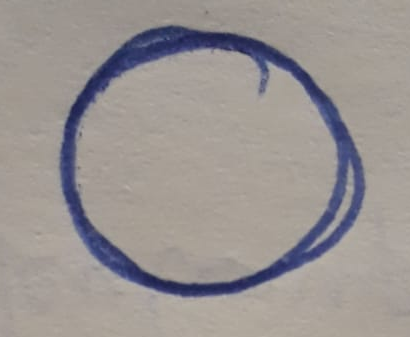
#> input picture data/playing/otest.png, 410 x 337 px, found by its file name
$ jupyter execute PlayingAround.ipynb
#> lines starting #> are read from the running program, lines starting #| are printed output that depends on the picture; after the words box and inside, x2 and y2 are one past the last pixel; in counts of white or black regions, pixels touching at a corner belong together
[cell 1]
import cv2
import numpy as np
import matplotlib.pyplot as plt

[cell 2]
img1 = np.zeros([250, 500, 3])
img1 = cv2.rectangle(img1, (200, 0), (300, 100), (255, 255, 255), -1)
img2 = np.zeros([250, 500, 3])
img2 = cv2.rectangle(img2, (0, 0), (250, 250), (255, 0, 255), -1)

bitAnd = cv2.bitwise_and(img1, img2)
bitOr = cv2.bitwise_or(img1, img2)
bitXor = cv2.bitwise_xor(img1, img2)
bitNot = cv2.bitwise_not(img1)

cv2.imshow("Image 1", img1)
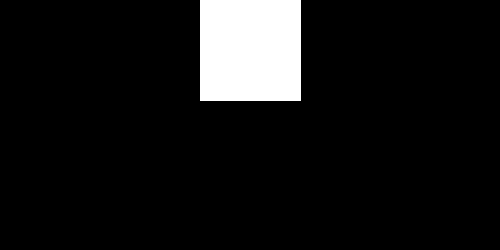
#> window 'Image 1': shape (250, 500, 3); 8.2% white; 1 white region, box (x1, y1, x2, y2) and area: (200, 0, 301, 101) 10201
cv2.imshow("Image 2", img2)
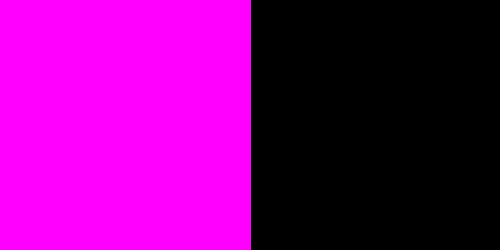
#> window 'Image 2': shape (250, 500, 3); mean B, G, R 128, 0, 128
cv2.imshow("Bitwise And", bitAnd)
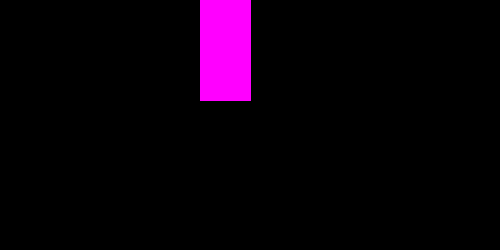
#> window 'Bitwise And': shape (250, 500, 3); mean B, G, R 10.5, 0, 10.5
cv2.imshow("Bitwise Or", bitOr)
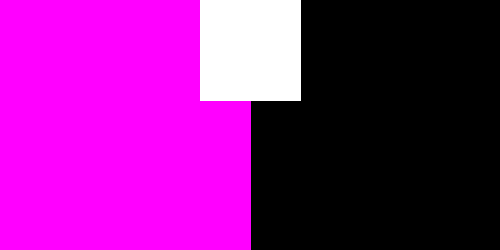
#> window 'Bitwise Or': shape (250, 500, 3); mean B, G, R 138.3, 20.8, 138.3
cv2.imshow("Bitwise Xor", bitXor)
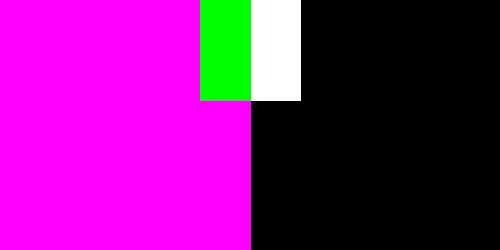
#> window 'Bitwise Xor': shape (250, 500, 3); mean B, G, R 127.8, 20.8, 127.8
cv2.imshow("Bitwise Not", bitNot)

cv2.waitKey(0)
cv2.destroyAllWindows()

[cell 3]
cv2.namedWindow("Window 1")
img1 = np.zeros([250, 500, 3])

def nothing(x):
    pass

cv2.createTrackbar("B", "Window 1", 0, 255, nothing)
cv2.createTrackbar("G", "Window 1", 0, 255, nothing)
cv2.createTrackbar("R", "Window 1", 0, 255, nothing)


while(1):
    cv2.imshow("Window 1", img1)
    if cv2.waitKey(1) == 27:
#> (key Esc is pressed here)
        break

    b = cv2.getTrackbarPos("B", "Window 1")
    g = cv2.getTrackbarPos("G", "Window 1")
    r = cv2.getTrackbarPos("R", "Window 1")

    img1[:] = [b, g, r]

cv2.destroyAllWindows()

[cell 4]
cv2.waitKey(0)
cv2.destroyAllWindows()

[cell 5]
cv2.namedWindow("Window 2")
img = np.zeros([250, 500, 3])

def nothing(x):
    pass

switch = "0 : OFF\n 1 : ON"
cv2.createTrackbar(switch, "Window 2", 0, 1, nothing) # max value must be 1. Its a yes or no condition

while(1):
    cv2.imshow("Window 2", img)
    if cv2.waitKey(1) == 27: # apply changes every 0.001 seconds: waitKey(1)
#> (key Esc is pressed here)
        break

    s = cv2.getTrackbarPos(switch, "Window 2")

    if s == 0:
        cv2.rectangle(img, (10, 10),(60, 60), (255, 0, 0), -1)
    else:
        cv2.rectangle(img, (10, 10),(60, 60), (0, 0, 255), -1)

cv2.destroyAllWindows()

[cell 6]
img = cv2.imread("../data/otest.png", 0)
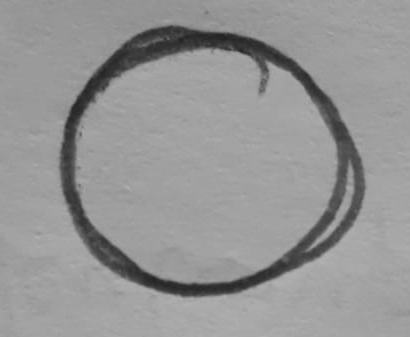
#> img: shape (337, 410); min 35, max 178, mean 149.4
img = cv2.resize(img, (int(img.shape[1]/2), int(img.shape[0]/2)))
#> img: shape (168, 205)

_, thresh = cv2.threshold(img, 140, 255, cv2.THRESH_BINARY)
#> thresh: shape (168, 205); 87.5% white; 4 black regions (3 under 20 px), largest, box (x1, y1, x2, y2) and area: (29, 12, 183, 149) 4284

kernel = np.ones((2,2))
dilated = cv2.dilate(thresh, kernel, iterations=2)
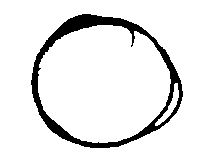
#> dilated: shape (168, 205); 91.2% white; 1 black region, box (x1, y1, x2, y2) and area: (31, 14, 183, 148) 3014
eroded = cv2.erode(thresh, kernel, iterations=2)
#> eroded: shape (168, 205); 83.8% white; 2 black regions, box (x1, y1, x2, y2) and area: (29, 11, 185, 151) 5552, (102, 5, 107, 10) 22
opening = cv2.morphologyEx(thresh, cv2.MORPH_OPEN, kernel)
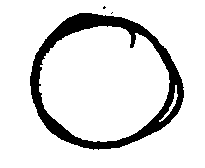
#> opening: shape (168, 205); 87.5% white; 3 black regions (2 under 20 px), largest, box (x1, y1, x2, y2) and area: (30, 13, 184, 150) 4302
closing = cv2.morphologyEx(thresh, cv2.MORPH_CLOSE, kernel)
#> closing: shape (168, 205); 87.6% white; 2 black regions (1 under 20 px), largest, box (x1, y1, x2, y2) and area: (30, 13, 184, 149) 4274
mg = cv2.morphologyEx(thresh, cv2.MORPH_GRADIENT, kernel)
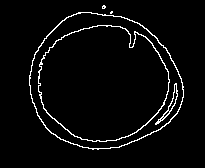
#> mg: shape (168, 205); 3.8% white in thin lines or dots, all inside (x1, y1, x2, y2) = (29, 5, 184, 150)
# [4 lines of commented-out code are left out]

images = [thresh, dilated, eroded, opening, closing, mg]
titles = ["Thresh", "Dilated", "Eroded", "Open", "Close", "Gradient"]

fig = plt.subplots(figsize=(16,9))
for i in range(len(images)):
    plt.subplot(2, 3, i+1)
    plt.imshow(images[i], cmap="gray")
    plt.title(titles[i])
    plt.xticks([]), plt.yticks([])
#> this loop made 6 passes
plt.show();

# fig, axes = plt.subplots(1, 4, figsize=(16,4))
# fig.suptitle("Images", fontsize=18, y=1)

# for index, image in enumerate(images):
#     axes[index].set_title(titles[index])
#     axes[index].imshow(image, cmap="gray")
#     axes[index].set_xticks([]), axes[index].set_yticks([])

[cell 7]
img = cv2.imread("../data/otest.png", 1)
#> img is the input picture: shape (337, 410, 3); mean B, G, R 146.4, 148.3, 154.2
img = cv2.resize(img, (int(img.shape[1]/2), int(img.shape[0]/2)))
#> img: shape (168, 205, 3)

kernel = np.ones((5, 5))/25 # only used in filter2D
blur = cv2.filter2D(img, -1, kernel)
blur2 = cv2.blur(img, (5,5))
gblur = cv2.GaussianBlur(img, (5,5), 0) # removes high frequency noise
mblur = cv2.medianBlur(img, 5) # removes salt-and-pepper noise
bfilter = cv2.bilateralFilter(img, 9, 75, 75) # keeps edges sharp

images = [img, blur, blur2, gblur, mblur, bfilter]
titles = ["Original", "Filtered", "Blurred","Gaussian Blur", "Median Blur", "Bilateral Filter"]

fig = plt.subplots(figsize=(16,9))
for i in range(len(images)):
    plt.subplot(2, 3, i+1)
    plt.imshow(images[i], cmap="gray")
    plt.title(titles[i])
    plt.xticks([]), plt.yticks([])
plt.show();
#> figure, not shown here; B, G, R data is drawn as R, G, B

[cell 8]
img = cv2.imread("../data/otest.png", 1)
img = cv2.resize(img, (int(img.shape[1]/2), int(img.shape[0]/2)))

canny = cv2.Canny(img, 150, 200)
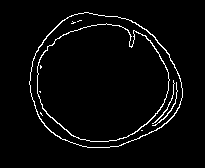
#> canny: shape (168, 205); 3.4% white in thin lines or dots, all inside (x1, y1, x2, y2) = (29, 12, 183, 148)

images = [img, canny]
titles = ["Original", "Canny"]

fig = plt.subplots(figsize=(16,9))
for i in range(len(images)):
    plt.subplot(1, 2, i+1)
    plt.imshow(images[i], cmap="gray")
    plt.title(titles[i])
    plt.xticks([]), plt.yticks([])
#> this loop made 2 passes
plt.show();
#> figure, not shown here; B, G, R data is drawn as R, G, B
